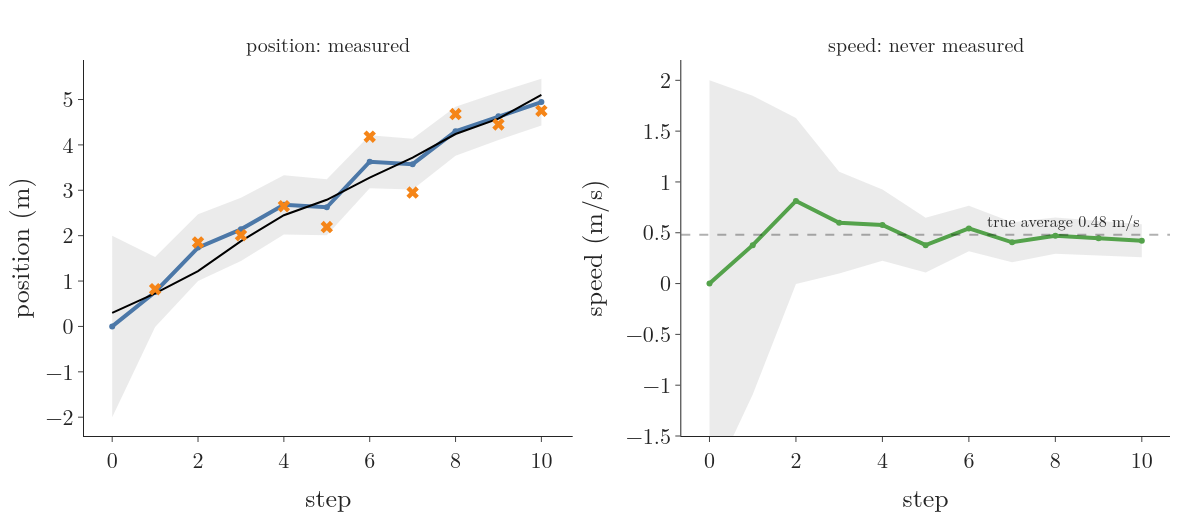

Recreate this plot in Python.
"""The two-variable filter (position and speed) fed the same ten position readings and no commands. Its speed
estimate, never measured, starts at 0 and settles near the robot's true average speed of 0.48 m/s; bands are two
standard deviations. Run: python cv_speed.py -> cv_speed.png"""
from pathlib import Path

import numpy as np
import plotly.graph_objects as go
from plotly.subplots import make_subplots
from gifkit import BLUE, FONT, GREEN, ORANGE
from kfsim import X_TRUE, Z, kf2d

here = Path(__file__).parent
rows = kf2d()
t = np.arange(0, 11)
pos = np.r_[0, [r["x"][0] for r in rows]]
spd = np.r_[0, [r["x"][1] for r in rows]]
sp = np.sqrt(np.r_[1, [r["P"][0, 0] for r in rows]])
ss = np.sqrt(np.r_[1, [r["P"][1, 1] for r in rows]])
true_speed = (X_TRUE[-1] - X_TRUE[0]) / 10
fig = make_subplots(rows=1, cols=2, subplot_titles=["position: measured", "speed: never measured"], horizontal_spacing=0.1)
for c, m, s, col in ((1, pos, sp, BLUE), (2, spd, ss, GREEN)):
    fig.add_trace(go.Scatter(x=np.r_[t, t[::-1]], y=np.r_[m + 2 * s, (m - 2 * s)[::-1]], fill="toself",
                             fillcolor="rgba(120,120,120,0.15)", line=dict(width=0)), row=1, col=c)
    fig.add_trace(go.Scatter(x=t, y=m, mode="lines+markers", line=dict(color=col, width=4)), row=1, col=c)
fig.add_trace(go.Scatter(x=t, y=X_TRUE, mode="lines", line=dict(color="black", width=2)), row=1, col=1)
fig.add_trace(go.Scatter(x=t[1:], y=Z, mode="markers", marker=dict(color=ORANGE, size=11, symbol="x")), row=1, col=1)
fig.add_hline(y=true_speed, line=dict(color="black", width=2, dash="dash"), row=1, col=2)
fig.add_annotation(x=10, y=true_speed, text=f"true average {true_speed:.2f} m/s", showarrow=False, yshift=14,
                   xanchor="right", font=dict(size=16), row=1, col=2)
fig.update_xaxes(title="step", dtick=2)
fig.update_yaxes(title="position (m)", row=1, col=1)
fig.update_yaxes(title="speed (m/s)", range=[-1.5, 2.2], row=1, col=2)
fig.update_layout(template="simple_white", font=FONT, width=1200, height=520, showlegend=False,
                  margin=dict(l=80, r=30, t=60, b=70))
fig.update_annotations(selector=dict(yref="paper"), font_size=20)
fig.write_image(here / "cv_speed.png")
